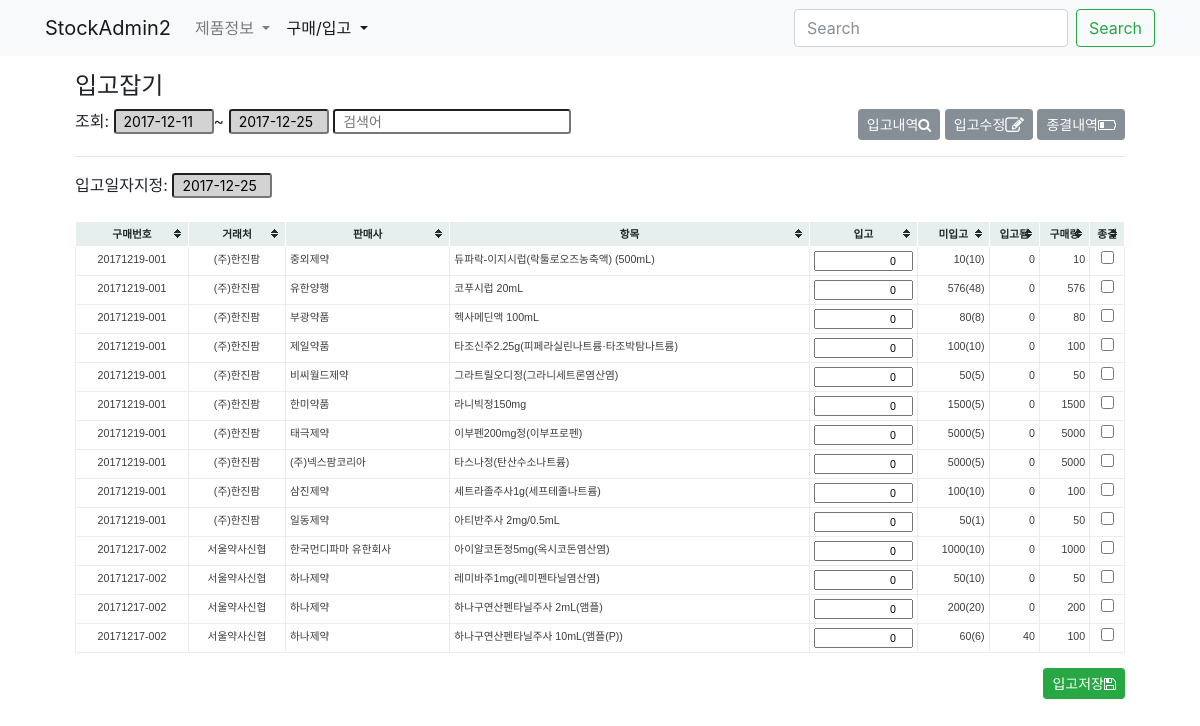
/buy/stockrecord/stocking/, run on an earlier commit of the app's database.
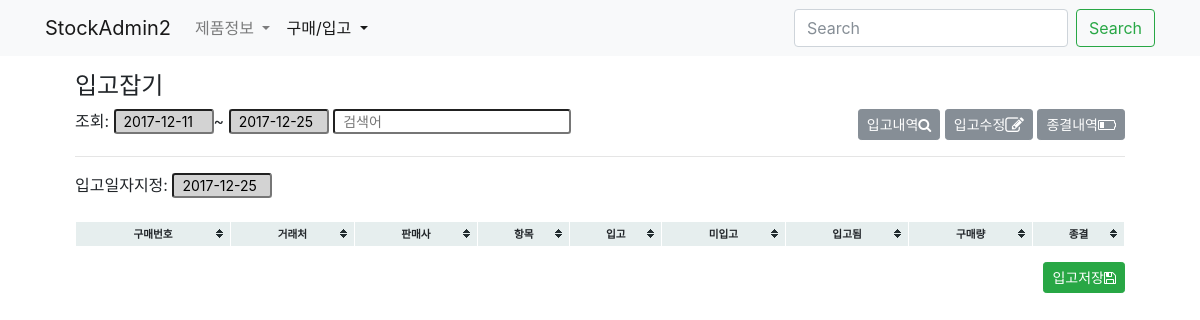
And on a later commit of the database.
### buy/models.py (models this page shows, shortened)
class StockRecord(models.Model):
    buyitem = models.ForeignKey(BuyItem, on_delete=models.CASCADE)
    date = models.DateField('입고일자', blank=True, null=True)
    amount = models.IntegerField('입고수량', default=0)
    updated = models.DateTimeField(auto_now=True)
    created = models.DateTimeField(auto_now_add=True)
    objects = StockRecordManager()
    class Meta:
        verbose_name_plural = '입고기록'
        verbose_name = '입고기록'
        ordering = '-buyitem__created',
    def __init__(self, *args, **kwargs):
        super(StockRecord, self).__init__(*args, **kwargs)
        self.old_amount  = self.amount

class BuyItem(models.Model):
    buy = models.ForeignKey(Buy, null=True, blank=True, on_delete=models.CASCADE)
    buyinfo = models.ForeignKey('product.BuyInfo', on_delete=models.PROTECT)
    amount = models.IntegerField('구매수량')
    comment = models.CharField('비고', max_length=50, blank=True)
    isend = models.BooleanField('구매종결', default=False)
    updated = models.DateTimeField(auto_now=True)
    created = models.DateTimeField(auto_now_add=True)
    objects = BuyItemManager()
    class Meta:
        verbose_name = '구매품목'
        verbose_name_plural = '구매품목'
        unique_together = 'buy', 'buyinfo',
    def __init__(self, *args, **kwargs):
        super(BuyItem, self).__init__(*args, **kwargs)
    def get_stocked_sum(self):
        aggset = self.stockrecord_set.aggregate(stocked=Sum('amount'))
        return aggset['stocked'] or 0
    def get_incompleted_stock(self):
        return self.amount - self.get_stocked_sum()
    def get_incompleted_stock_by_pkg(self):
        incompleted_stock = self.get_incompleted_stock()
        pkg_amount = self.buyinfo.product.pkg_amount or 1
        return incompleted_stock//pkg_amount

class Buy(models.Model):
    slug = models.SlugField('구매번호', unique=True, blank=True, editable=False)
    commiter = models.ForeignKey(settings.AUTH_USER_MODEL, blank=True, null=True, on_delete=models.SET_NULL)
    date = models.DateField('구매일자', blank=True, default=timezone.now)
    iscart = models.BooleanField('카트인지', blank=True, default=False)
    updated = models.DateTimeField(auto_now=True)
    created = models.DateTimeField(auto_now_add=True)
    class Meta:
        verbose_name = '구매요청서'
        verbose_name_plural = '구매요청서'
        ordering = '-created',

### product/models.py (models this page shows, shortened)
class BuyInfo(BuyInfoMixin, models.Model):
    slug = models.SlugField('구매코드', unique=True, blank=True)
    product = models.ForeignKey(Product, on_delete=models.CASCADE)
    market = models.ForeignKey(Market, on_delete=models.CASCADE, null=True, blank=True)
    buy_edi_code = models.CharField('보험코드', max_length=50, blank=True, default="")
    date = models.DateField('시작일자', blank=True, default=timezone.now)
    price = models.DecimalField('구매가격', max_digits=50, decimal_places=2, default=0)
    pay_type = models.CharField('급여구분', blank=True, max_length=50, default="")
    pro_type = models.CharField('전문/일반', blank=True, max_length=50, default="")
    active = models.BooleanField('사용중', default=True)
    updated = models.DateTimeField(auto_now=True)
    created = models.DateTimeField(auto_now_add=True)
    objects = BuyInfoManager()
    class Meta:
        verbose_name = '구매정보'
        verbose_name_plural = '구매정보'
        ordering = '-created',

class Market(models.Model):
    name = models.CharField('도매상명', max_length=50, unique=True)
    tel = models.CharField('전화', max_length=50, blank=True, null=True)
    fax = models.CharField('팩스', max_length=50, blank=True, null=True)
    email = models.EmailField('메일', blank=True, null=True)
    updated = models.DateTimeField(auto_now=True)
    created = models.DateTimeField(auto_now_add=True)
    objects = MarketManager()
    class Meta:
        verbose_name = '거래처'
        verbose_name_plural = '거래처'
    def __str__(self):
        return self.name

class Product(models.Model):
    name = models.CharField('제품명', max_length=50, unique=True)
    code = models.CharField('제품코드', max_length=50, unique=True)
    edi_code = models.CharField('보험코드', max_length=50, blank=True, default="")
    company = models.CharField('판매사', max_length=50, blank=True, default="")
    std_unit = models.CharField('제품규격', max_length=10, choices=zip(STD_UNITs, STD_UNITs), default="")
    pkg_amount = models.IntegerField('포장수량', default=1)
    etc_class = models.CharField('기타구분', max_length=10, choices=zip(ETC_CLASS, ETC_CLASS), default='일반')
    apply_root = models.CharField('복용방법', max_length=50, blank=True, default="")
    unit = models.CharField('적용단위', max_length=50, blank=True, default="")
    unit_amount = models.CharField('규격단위량', max_length=50, blank=True, default="")
    op_type = models.CharField('마약류구분', blank=True, max_length=50, default="")
    updated = models.DateTimeField(auto_now=True)
    created = models.DateTimeField(auto_now_add=True)
    objects = ProductManager()
    class Meta:
        verbose_name = '제품'
        verbose_name_plural = '제품'
        ordering = '-created',
    def __str__(self):
        return self.name

### buy/views.py (the view, shortened to what this page needs)
# urls.py: path('stockrecord/stocking/', StockRecordStockingView.as_view(), name='stock-stocking'),
class StockRecordStockingView(FormView):
    form_class = DateForm
    success_url = '.'
    template_name = 'buy/stocking_form.html'
    def get_context_data(self, **kwargs):
        context = super(StockRecordStockingView, self).get_context_data(**kwargs)
        if self.request.method == "POST":
            context['formset'] = StockRecordFormSet(self.request.POST or None)
        else:
            qs = StockRecord.objects.filter(
                buyitem__buy__commiter__isnull=False,
                amount=0,
                buyitem__isend=False
            )
            qf = QueryFilter(self.request, app_name='StockRecord-stocking', queryset=qs)
            qf.set_filter_form_to_context(context)
            qs = qf.filter_by_all()
            context['formset'] = StockRecordFormSet(queryset=qs)
        return context

### buy/forms.py
class DateForm(forms.Form):
    date = forms.DateField(label='구매일자', initial=timezone.now(), required=False)

### core/filter/forms.py
class DateFilterForm(forms.Form):
    start_date = forms.DateField(initial=START_DATE_INI)
    end_date = forms.DateField(initial=END_DATE_INI)

### buy/managers.py (called while the page is built)
    def get_queryset(self):
        return StockRecordQuerySet(self.model, using=self._db)

### core/filter/views.py (called while the page is built)
    def set_filter_form_to_context(self, context, date_form_name=None, search_form_name=None):
        context[date_form_name or self.date_form_name] = self.get_date_filter_form()
        context[search_form_name or self.search_form_name] = self.get_search_filter_form()
        return self

    def get_date_filter_form(self):
        Form = self.form_classes['date']
        return Form(self.request.GET or None)

    def get_search_filter_form(self):
        Form = self.form_classes['search']
        search_form = Form(self.request.GET or None)
        return search_form

    def filter_by_all(self, **kwargs):
        self.filter_by_date(inplace=True, **kwargs)
        self.filter_by_search(inplace=True, **kwargs)
        return self.queryset

### buy/templates/buy/stocking_form.html (shortened to what this page needs)
{% extends "buy/buy_base.html" %}
{% load humanize %}
{% load widget_tweaks %}
{% block buy_header %}
<div class="col-12">
    <h4>입고잡기</h4>
<form id="form-filter" class="form" method="get" action=".">
    <div class="form-group form-row">
        <div class="col-6">
            {% include "buy/components/filter_form.html" %}
        </div>
        <div class="col-6 text-right">
            <a class="btn btn-secondary btn-sm" href="{% url 'buy:stock-agg' 'StockRecord' %}?{{ request.GET.urlencode }}">
                입고내역<i class="fa fa-search" aria-hidden="true"></i>
            </a>
            <a class="btn btn-secondary btn-sm" href="{% url 'buy:stock-stocked' %}?{{ request.GET.urlencode }}">
                입고수정<i class="fa fa-pencil-square-o fa-lg" aria-hidden="true"></i>
            </a>
            <a class="btn btn-secondary btn-sm" href="{% url 'buy:buyitem-update-set' %}?{{ request.GET.urlencode }}">
                종결내역<i class="fa fa-battery-quarter" aria-hidden="true"></i>
            </a>
        </div>
    </div>
</form>
</div>
{% endblock buy_header %}
{% block buy_content %}
<div class="col-12">
    <hr>
    <form method="post" action=".">
        <div class="form-group text-left">
            <label>입고일자지정:</label>
            {% render_field form.date class="form-control-sm datepicker" readonly="true" tabindex="-1" %}
        </div>
        <table class="table-bordered tablesorter tablesorter-sortable">
            <thead class="text-center thead-light">
                <tr>
                    <th>구매번호</th>
                    <th>거래처</th>
                    <th>판매사</th>
                    <th>항목</th>
                    <th>입고</th>
                    <th>미입고</th>
                    <th>입고됨</th>
                    <th>구매량</th>
                    <th>종결</th>
                </tr>
            </thead>
            <tbody>
                {% for form in formset %}
                <tr>
                    <td class="text-center">{{ form.instance.buyitem.buy.slug }}</td>
                    <td class="text-center">{{ form.instance.buyitem.buyinfo.market }}</td>
                    <td>{{ form.instance.buyitem.buyinfo.product.company }}</td>
                    <td>{{ form.buyitem }}{{ form.instance.buyitem.buyinfo.product }}</td>
                    {% with amount_step=form.instance.buyitem.buyinfo.product.pkg_amount amount_rest=form.instance.buyitem.get_incompleted_stock %}
                    <td class="amount">{% render_field form.amount step=amount_step min=0 max=amount_rest %}</td>
                    {% endwith %}
                    <td class="text-right">
                        {{ form.instance.buyitem.get_incompleted_stock }}({{ form.instance.buyitem.get_incompleted_stock_by_pkg }})
                    </td>
                    <td class="text-right">{{ form.instance.buyitem.get_stocked_sum }}</td>
                    <td class="text-right">{{ form.instance.buyitem.amount }}</td>
                    <td class="text-center">{{ form.end|attr:"tabindex:-1" }}</td>
                </tr>
                {% endfor %}
            </tbody>
        </table>
        <div class="form-group text-right">
            <button type="submit" class="btn btn-success btn-sm">입고저장<i class="fa fa-floppy-o" aria-hidden="true"></i></button>
        </div>
    </form>
</div>
{% endblock buy_content %}

What changed in the data, as far as the page shows it:
removed StockRecord: instance.buyitem.buy.slug "20171219-001", instance.buyitem.buyinfo.market "(주)한진팜", instance.buyitem.buyinfo.product.company "중외제약", instance.buyitem.buyinfo.product "듀파락-이지시럽(락툴로오즈농축액) (500mL)", instance.buyitem.get_incompleted_stock "10", instance.buyitem.get_incompleted_stock_by_pkg "10", instance.buyitem.get_stocked_sum "0", instance.buyitem.amount "10"
removed StockRecord: instance.buyitem.buy.slug "20171219-001", instance.buyitem.buyinfo.market "(주)한진팜", instance.buyitem.buyinfo.product.company "유한양행", instance.buyitem.buyinfo.product "코푸시럽 20mL", instance.buyitem.get_incompleted_stock "576", instance.buyitem.get_incompleted_stock_by_pkg "48", instance.buyitem.get_stocked_sum "0", instance.buyitem.amount "576"
removed StockRecord: instance.buyitem.buy.slug "20171219-001", instance.buyitem.buyinfo.market "(주)한진팜", instance.buyitem.buyinfo.product.company "부광약품", instance.buyitem.buyinfo.product "헥사메딘액 100mL", instance.buyitem.get_incompleted_stock "80", instance.buyitem.get_incompleted_stock_by_pkg "8", instance.buyitem.get_stocked_sum "0", instance.buyitem.amount "80"
removed StockRecord: instance.buyitem.buy.slug "20171219-001", instance.buyitem.buyinfo.market "(주)한진팜", instance.buyitem.buyinfo.product.company "제일약품", instance.buyitem.buyinfo.product "타조신주2.25g(피페라실린나트륨·타조박탐나트륨)", instance.buyitem.get_incompleted_stock "100", instance.buyitem.get_incompleted_stock_by_pkg "10", instance.buyitem.get_stocked_sum "0", instance.buyitem.amount "100"
removed StockRecord: instance.buyitem.buy.slug "20171219-001", instance.buyitem.buyinfo.market "(주)한진팜", instance.buyitem.buyinfo.product.company "비씨월드제약", instance.buyitem.buyinfo.product "그라트릴오디정(그라니세트론염산염)", instance.buyitem.get_incompleted_stock "50", instance.buyitem.get_incompleted_stock_by_pkg "5", instance.buyitem.get_stocked_sum "0", instance.buyitem.amount "50"
removed StockRecord: instance.buyitem.buy.slug "20171219-001", instance.buyitem.buyinfo.market "(주)한진팜", instance.buyitem.buyinfo.product.company "한미약품", instance.buyitem.buyinfo.product "라니빅정150mg", instance.buyitem.get_incompleted_stock "1500", instance.buyitem.get_incompleted_stock_by_pkg "5", instance.buyitem.get_stocked_sum "0", instance.buyitem.amount "1500"
removed StockRecord: instance.buyitem.buy.slug "20171219-001", instance.buyitem.buyinfo.market "(주)한진팜", instance.buyitem.buyinfo.product.company "태극제약", instance.buyitem.buyinfo.product "이부펜200mg정(이부프로펜)", instance.buyitem.get_incompleted_stock "5000", instance.buyitem.get_incompleted_stock_by_pkg "5", instance.buyitem.get_stocked_sum "0", instance.buyitem.amount "5000"
removed StockRecord: instance.buyitem.buy.slug "20171219-001", instance.buyitem.buyinfo.market "(주)한진팜", instance.buyitem.buyinfo.product.company "(주)넥스팜코리아", instance.buyitem.buyinfo.product "타스나정(탄산수소나트륨)", instance.buyitem.get_incompleted_stock "5000", instance.buyitem.get_incompleted_stock_by_pkg "5", instance.buyitem.get_stocked_sum "0", instance.buyitem.amount "5000"
removed StockRecord: instance.buyitem.buy.slug "20171219-001", instance.buyitem.buyinfo.market "(주)한진팜", instance.buyitem.buyinfo.product.company "삼진제약", instance.buyitem.buyinfo.product "세트라졸주사1g(세프테졸나트륨)", instance.buyitem.get_incompleted_stock "100", instance.buyitem.get_incompleted_stock_by_pkg "10", instance.buyitem.get_stocked_sum "0", instance.buyitem.amount "100"
removed StockRecord: instance.buyitem.buy.slug "20171219-001", instance.buyitem.buyinfo.market "(주)한진팜", instance.buyitem.buyinfo.product.company "일동제약", instance.buyitem.buyinfo.product "아티반주사 2mg/0.5mL", instance.buyitem.get_incompleted_stock "50", instance.buyitem.get_incompleted_stock_by_pkg "1", instance.buyitem.get_stocked_sum "0", instance.buyitem.amount "50"
removed StockRecord: instance.buyitem.buy.slug "20171217-002", instance.buyitem.buyinfo.market "서울약사신협", instance.buyitem.buyinfo.product.company "한국먼디파마 유한회사", instance.buyitem.buyinfo.product "아이알코돈정5mg(옥시코돈염산염)", instance.buyitem.get_incompleted_stock "1000", instance.buyitem.get_incompleted_stock_by_pkg "10", instance.buyitem.get_stocked_sum "0", instance.buyitem.amount "1000"
removed StockRecord: instance.buyitem.buy.slug "20171217-002", instance.buyitem.buyinfo.market "서울약사신협", instance.buyitem.buyinfo.product.company "하나제약", instance.buyitem.buyinfo.product "레미바주1mg(레미펜타닐염산염)", instance.buyitem.get_incompleted_stock "50", instance.buyitem.get_incompleted_stock_by_pkg "10", instance.buyitem.get_stocked_sum "0", instance.buyitem.amount "50"
removed StockRecord: instance.buyitem.buy.slug "20171217-002", instance.buyitem.buyinfo.market "서울약사신협", instance.buyitem.buyinfo.product.company "하나제약", instance.buyitem.buyinfo.product "하나구연산펜타닐주사 2mL(앰플)", instance.buyitem.get_incompleted_stock "200", instance.buyitem.get_incompleted_stock_by_pkg "20", instance.buyitem.get_stocked_sum "0", instance.buyitem.amount "200"
removed StockRecord: instance.buyitem.buy.slug "20171217-002", instance.buyitem.buyinfo.market "서울약사신협", instance.buyitem.buyinfo.product.company "하나제약", instance.buyitem.buyinfo.product "하나구연산펜타닐주사 10mL(앰플(P))", instance.buyitem.get_incompleted_stock "60", instance.buyitem.get_incompleted_stock_by_pkg "6", instance.buyitem.get_stocked_sum "40", instance.buyitem.amount "100"
Also different on the page:
list line gone: "0 ( ) ☐"
